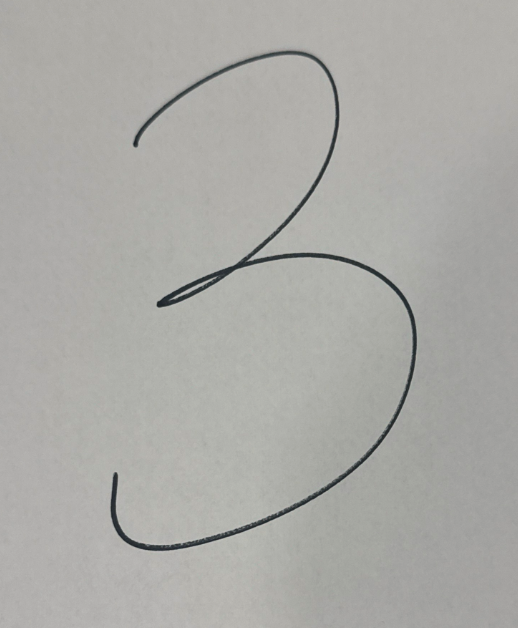
#> input picture digit_generation/amanda_thrift_3.png, 518 x 628 px
$ python convery_png_to_mnist_format.py amanda_thrift_3.png
#> lines starting #> are read from the running program, lines starting #| are printed output that depends on the picture; after the words box and inside, x2 and y2 are one past the last pixel; in counts of white or black regions, pixels touching at a corner belong together
#!/usr/bin/env python3
"""
convert_png_to_mnist_format.py
Advanced MNIST converter with brightness control and matrix output
Usage:
  python3 convert_png_to_mnist_format.py input.png --brightness 3
  python3 convert_png_to_mnist_format.py input.png --scale_text_output
"""

import cv2
import numpy as np
from PIL import Image
import argparse
import sys
import os

def print_matrix(matrix, scale=False):
    if scale:
        # 0.00 to 1.00
        formatted = matrix.astype(float) / 255.0
        for row in formatted:
            print(" ".join(f"{x:.2f}" for x in row))
    else:
        # 0 to 255
        for row in matrix:
            print(" ".join(f"{x:3d}" for x in row))

def handwritten_to_mnist(input_path, brightness=1.0, scale_text_output=False):
#> called with input_path = 'amanda_thrift_3.png', brightness = 1, scale_text_output = False
    img = cv2.imread(input_path, cv2.IMREAD_GRAYSCALE)
#> img: shape (628, 518); min 31, max 194, mean 169.9
    if img is None:
        print(f"Error: Cannot read {input_path}")
        sys.exit(1)

    # Invert + Otsu threshold
    _, bin_img = cv2.threshold(img, 0, 255, cv2.THRESH_BINARY_INV + cv2.THRESH_OTSU)
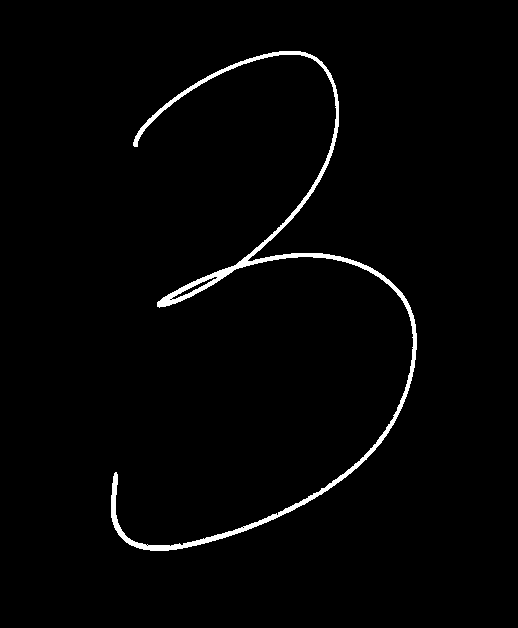
#> bin_img: shape (628, 518); 1.8% white; 1 white region

    # Find largest contour
    contours, _ = cv2.findContours(bin_img, cv2.RETR_EXTERNAL, cv2.CHAIN_APPROX_SIMPLE)
#> contours = 1 contour; box (x1, y1, x2, y2) and area: (111, 51, 417, 551) 4813
    if not contours:
        print("Error: No digit found")
        sys.exit(1)

    x, y, w, h = cv2.boundingRect(max(contours, key=cv2.contourArea))
#> x = 111; y = 51; w = 306; h = 500

    # Crop with margin
    margin = max(10, int(max(w, h) * 0.3))
#> margin = 150
    digit = bin_img[max(y-margin,0):y+h+margin, max(x-margin,0):x+w+margin]

    # Resize to 20x20
    digit_20 = cv2.resize(digit, (20, 20), interpolation=cv2.INTER_AREA)
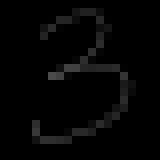
#> digit_20: shape (20, 20) (shown 8 times larger); min 0, max 75, mean 4.6

    # Center in 28x28
    canvas = np.zeros((28, 28), dtype=np.uint8)
    canvas[4:24, 4:24] = digit_20
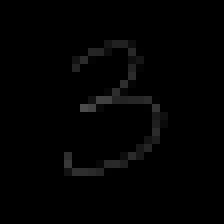
#> canvas: shape (28, 28) (shown 8 times larger); min 0, max 75, mean 2.3

    # Apply brightness multiplier
    if brightness != 1.0:
        canvas = (canvas.astype(np.float32) * brightness).clip(0, 255).astype(np.uint8)

    # Save PNG
    output_path = os.path.splitext(input_path)[0] + "_mnist_28x28.png"
    Image.fromarray(canvas).save(output_path)

    # Print success
    print(f"SUCCESS → {output_path}")
    print(f"   Brightness: ×{brightness} | Max pixel: {canvas.max()} | Non-zero: {np.count_nonzero(canvas)}")
#|    Brightness: ×1.0 | Max pixel: 75 | Non-zero: 62
    print("\n28×28 Pixel Matrix:")
    print_matrix(canvas, scale=scale_text_output)
#> the loop in print_matrix, `for row in matrix:` made 28 passes
#|   0   0   0   0   0   0   0   0   0   0   0   0   0   0   0   0   0   0   0   0   0   0   0   0   0   0   0   0
#|   0   0   0   0   0   0   0   0   0   0   0   0   0   0   0   0   0   0   0   0   0   0   0   0   0   0   0   0
#|   0   0   0   0   0   0   0   0   0   0   0   0   0   0   0   0   0   0   0   0   0   0   0   0   0   0   0   0
#|   0   0   0   0   0   0   0   0   0   0   0   0   0   0   0   0   0   0   0   0   0   0   0   0   0   0   0   0
#|   0   0   0   0   0   0   0   0   0   0   0   0   0   0   0   0   0   0   0   0   0   0   0   0   0   0   0   0
#|   0   0   0   0   0   0   0   0   0   0   0   0   0  21  33  33  13   0   0   0   0   0   0   0   0   0   0   0
#|   0   0   0   0   0   0   0   0   0   0   1  37  36  13   0   0  40   1   0   0   0   0   0   0   0   0   0   0
#|   0   0   0   0   0   0   0   0   0  19  43   3   0   0   0   0  14  21   0   0   0   0   0   0   0   0   0   0
#> (further printed lines are left out)

if __name__ == "__main__":
    parser = argparse.ArgumentParser(description="Convert handwritten digit to MNIST 28x28 format")
    parser.add_argument("input", help="Input image file (PNG/JPG)")
    parser.add_argument("--brightness", type=float, default=1.0,
                        help="Brightness multiplier (e.g. 3 for 3x brighter)")
    parser.add_argument("--scale_text_output", action="store_true",
                        help="Print matrix as 0.00–1.00 instead of 0–255")

    args = parser.parse_args()

    if not os.path.exists(args.input):
        print(f"Error: File not found: {args.input}")
        sys.exit(1)

    handwritten_to_mnist(
        input_path=args.input,
        brightness=args.brightness,
        scale_text_output=args.scale_text_output
    )
